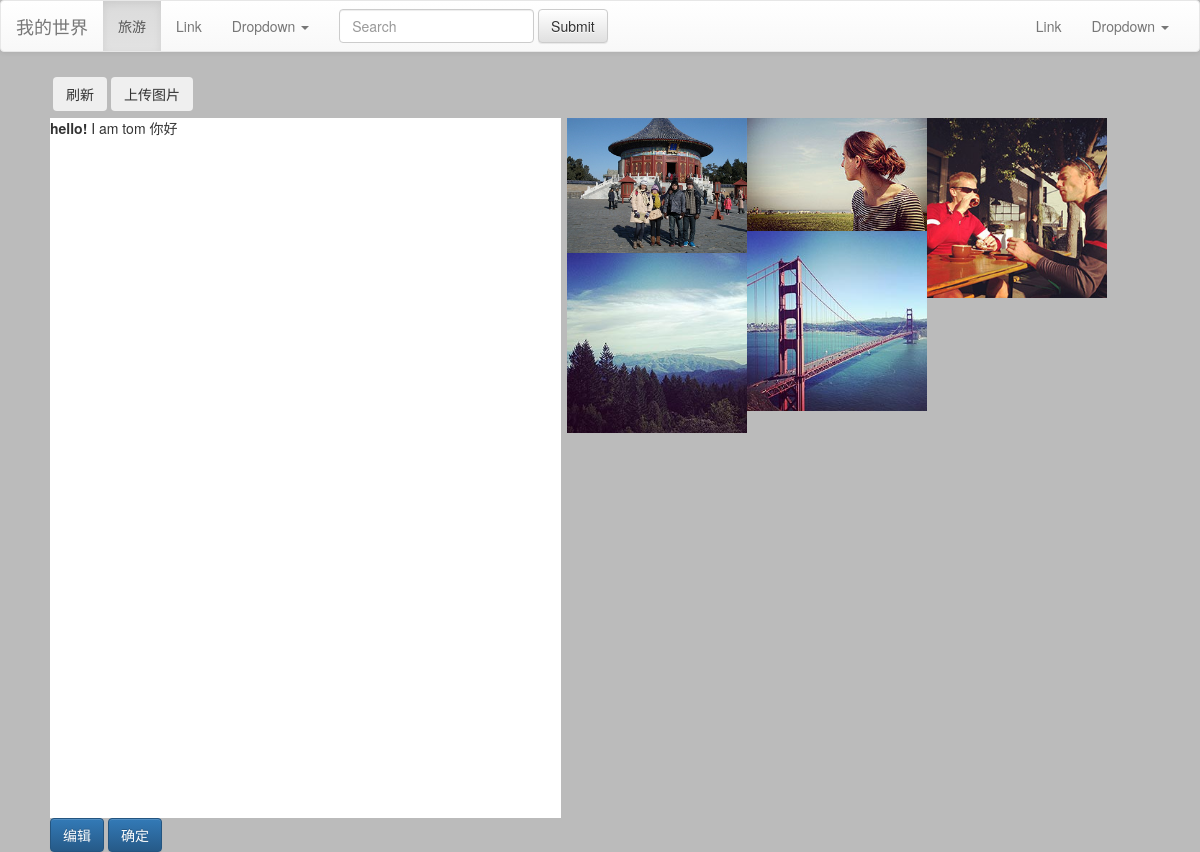
The app's page /first/mainAction/contain?id=3, older data.
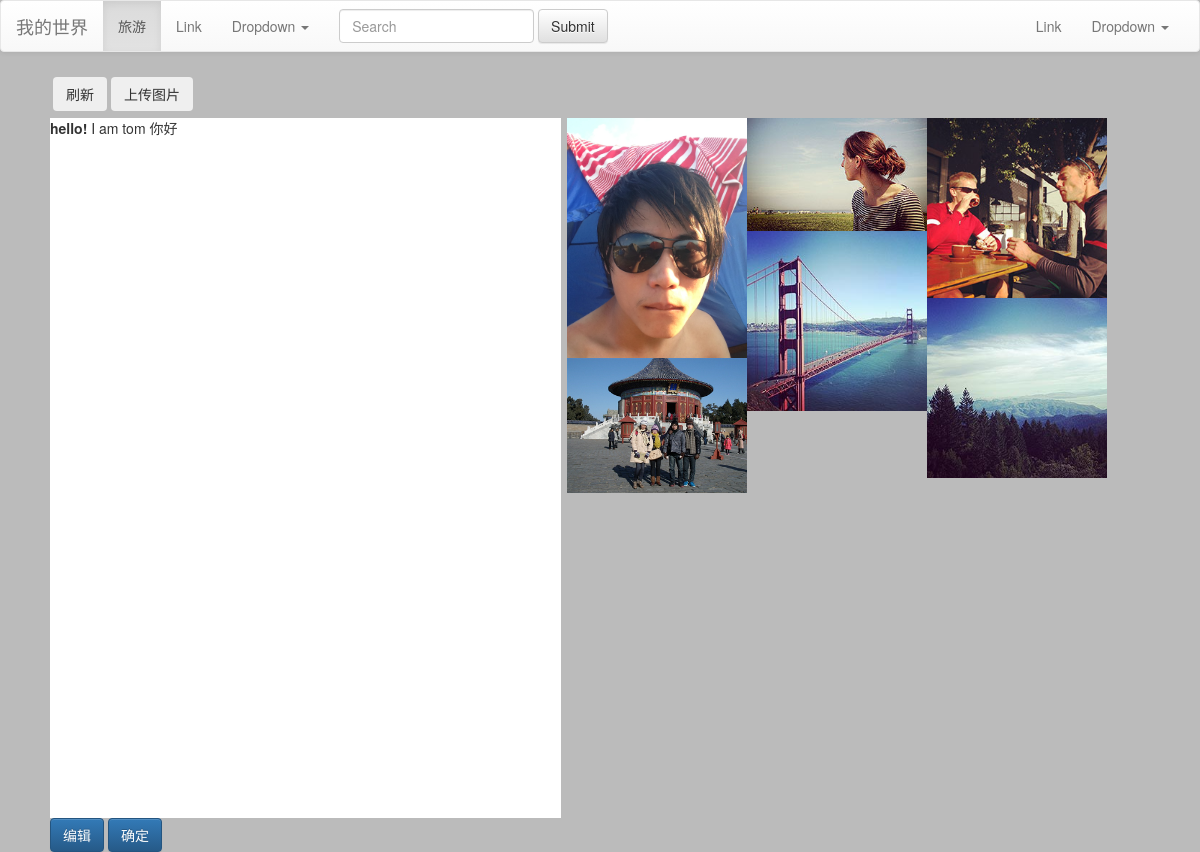
The same page, newer data.
### tables this page shows
CREATE TABLE `photo` (
  `id` int(11) NOT NULL,
  `photo_name` varchar(255) DEFAULT NULL,
  `path` varchar(255) DEFAULT NULL,
  `pk_bigobject` int(11) DEFAULT NULL,
  `date` timestamp NOT NULL DEFAULT CURRENT_TIMESTAMP ON UPDATE CURRENT_TIMESTAMP,
  `smallpath` varchar(255) DEFAULT NULL,
  `number` int(2) DEFAULT NULL,
  PRIMARY KEY (`id`)
);

CREATE TABLE `bigobject` (
  `id` int(11) NOT NULL AUTO_INCREMENT,
  `object_name` varchar(255) DEFAULT NULL,
  `type` int(2) DEFAULT NULL,
  `number` int(5) DEFAULT NULL,
  `end` int(1) DEFAULT NULL,
  `pk_type` int(11) DEFAULT NULL,
  `content` text,
  PRIMARY KEY (`id`)
);

### first/application/controllers/mainAction.php (called while the page is built, shortened)
<?php
  class MainAction extends CI_Controller{
         public function contain(){
         	   $data=array();
         	   $data['photo']=$this->dbModel->getPhoto($_GET['id']);
         	   $data['id']=$_GET['id'];
         	   $this->load->view('head');
               $this->load->view('contain',$data);
         }
  }
?>

### first/index.php (called while the page is built, shortened)
<?php
require_once BASEPATH.'core/CodeIgniter.php';

### first/application/models/dbModel.php (called while the page is built, shortened)
<?php
 class DbModel extends CI_Model{
    public function getPhoto($id){
       	$data['photo']=$this->db->query("select * from photo where pk_bigobject=? order by date",array($id))->result_array();
       	$data['content'] =$this->db->query("select content from bigobject where id=?",array($id))->result_array();
       	return $data;
    }
 }
?>

### first/application/views/contain.php (the view, shortened to what this page needs)
<!DOCTYPE html>
<html lang="en">
<head>
    <link rel="stylesheet" href="css/basic.css">
	<link rel="stylesheet" href="css/lightbox.css">
	<link rel="stylesheet" href="css/hover.css">
    <link rel="stylesheet" href="css/jHtmlArea.css" type="text/css"   />
</head>
<body style="background-color:#BBB">
		<div style="padding:5px;margin-left:4%">
          <button class="btn" onClick="javascript:document.location.reload()">刷新</button>
          <button class="btn" data-toggle="modal" data-target="#myModal">上传图片</button>
        </div>
		<div class="mycontainer">
			<div class="image-row" style="width:50%;display:inline-block;position:relative;" >
				<div class="image-set"  >
				 <ul id="imgsplay">
				    <?php
				    for($i=0;$i<count($photo['photo']);$i++){
				    ?>
					<li><a class="example-image-link" href="<?=$photo['photo'][$i]['path']?>" data-lightbox="example-set" data-title="<?=$photo['photo'][$i]['photo_name']?>"><img width="180" class="example-image shrink" src="<?=$photo['photo'][$i]['smallpath']?>" alt=""/></a></li>
				    <?php
				    }
				    ?>
				</ul>
				</div>
			</div>
	      <div style="width:45%;float:left;display:inline-block" >
	        <form action="mainAction/htmlContent" method="post">
	          <div id="showContent" style="width:99%;height:700px;background-color:#FFF"><?=$photo['content'][0]['content']?></div>
              <a id="edit" class="btn btn-primary">编辑</a>
              <button id="submit" class="btn btn-primary">确定</button>
           </div>
      </div>
</body>
</html>

### first/application/views/head.php (shortened to what this page needs)
<!DOCTYPE html>
<html lang="en">
<head>
<link rel="stylesheet" href="http://cdn.bootcss.com/bootstrap/3.2.0/css/bootstrap.min.css">
<link rel="stylesheet" href="http://cdn.bootcss.com/bootstrap/3.2.0/css/bootstrap-theme.min.css">
</head>
<body>
<nav class="navbar navbar-default" role="navigation">
  <div class="container-fluid">
    <div class="navbar-header">
      <a class="navbar-brand" href="#">我的世界</a>
    </div>
    <div class="collapse navbar-collapse" id="bs-example-navbar-collapse-1">
      <ul class="nav navbar-nav">
        <li class="active"><a href="mainAction">旅游</a></li>
        <li><a href="#">Link</a></li>
        <li class="dropdown">
          <a href="#" class="dropdown-toggle" data-toggle="dropdown">Dropdown <span class="caret"></span></a>
        </li>
      </ul>
      <form class="navbar-form navbar-left" role="search">
        <div class="form-group">
          <input type="text" class="form-control" placeholder="Search">
        </div>
        <button type="submit" class="btn btn-default">Submit</button>
      </form>
      <ul class="nav navbar-nav navbar-right">
        <li><a href="#">Link</a></li>
        <li class="dropdown">
          <a href="#" class="dropdown-toggle" data-toggle="dropdown">Dropdown <span class="caret"></span></a>
        </li>
      </ul>
    </div>
  </div>
</nav>
</body>
</html>

### first/css/basic.css (style rules this page uses)
a { color:#000 }

### first/css/lightbox.css (style rules this page uses)
body:after { content: url(../images/close.png) url(../images/loading.gif) url(../images/prev.png) url(../images/next.png); display: none; }

### first/css/hover.css (style rules this page uses)
.shrink { display: inline-block; -webkit-transition-duration: 0.3s; transition-duration: 0.3s; -webkit-transition-property: transform; transition-property: transform; -webkit-transform: translateZ(0); transform: translateZ(0); box-shadow: 0 0 1px rgba(0, 0, 0, 0); }

### first/application/views/contain.php (style rules this page uses)
li { list-style-type:none; }
.mycontainer { padding:2px;margin-left:4% }

Row changes from the older to the newer data that the page shows:
added photo: smallpath (picture)
changed photo (number 6 of 6 on the later page): moves down the list
